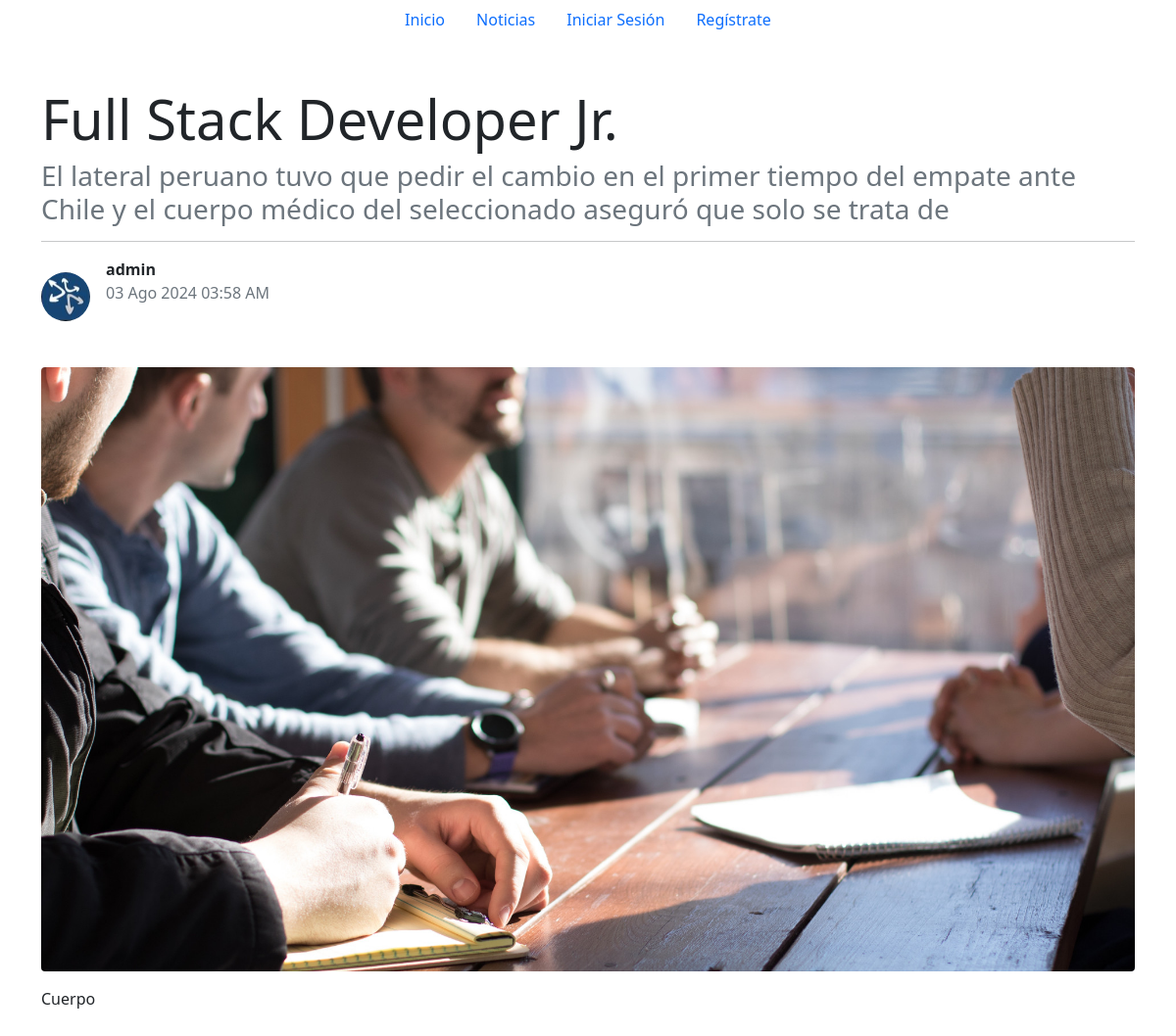
The page /noticias/9/ on the database its author committed.
### noticias/models.py (models this page shows, shortened)
class Noticias(models.Model):
    titulo = models.CharField(max_length=150)
    descripcion = models.TextField()
    imagen = models.ImageField()
    equipo = models.ForeignKey(EquipoFutbol, on_delete=models.CASCADE, blank=True, null=True)
    seleccion = models.ForeignKey(Selecciones, on_delete=models.CASCADE, blank=True, null=True)
    cuerpo = RichTextField()
    fecha_subida = models.DateTimeField(auto_now_add=True)
    usuario = models.ForeignKey(settings.AUTH_USER_MODEL, on_delete=models.CASCADE)
    class Meta:
        verbose_name = 'Noticia'
        verbose_name_plural = 'Noticias'
        ordering = ['-fecha_subida']
        indexes = [
            models.Index(fields=['-fecha_subida']),
        ]
        permissions = [
            ("add_noticia", "Puede añadir noticias"),
            ("change_noticia", "Puede cambiar noticias"),
            ("delete_noticia", "Puede borrar noticias"),
        ]

### usuarios/models.py (models this page shows)
class CustomUser(AbstractUser):
    profile_image = models.ImageField(upload_to='profile_images/', null=True, blank=True)
    fecha_nacimiento = models.DateField(null=True, blank=True)
    equipo = models.ForeignKey(EquipoFutbol, on_delete=models.CASCADE, null=True, blank=True)
    twitter = models.CharField(max_length=35, null=True, blank=True)
    celular = models.CharField(max_length=15, null=True, blank=True)
    facebook = models.CharField(max_length=55, null=True, blank=True)
    instagram = models.CharField(max_length=35, null=True, blank=True)
    noticias_publicadas = models.IntegerField(default=0)
    def __str__(self):
        return self.username
    class Meta:
        verbose_name = 'Usuario'
        verbose_name_plural = 'Usuarios'

### noticias/views.py (the view)
# urls.py: path('<int:noticia_id>/', views.ver_noticia, name='ver_noticia'),
def ver_noticia(request, noticia_id): # Ver Noticia
    noticia = get_object_or_404(Noticias, pk=noticia_id)
    return render(request, 'ver_noticia.html', {'noticia' : noticia})

### mundo_futbol/context_processors.py (called while the page is built)
def football_api_key(request):
    return {'FOOTBALL_API_KEY': settings.FOOTBALL_API_KEY}

def user_permissions(request):
    if request.user.is_authenticated:
        return {
            'user_can_create_news': request.user.has_perm('noticias.add_noticia') or request.user.is_staff,
        }
    return {}

### templates/ver_noticia.html (shortened to what this page needs)
{% extends 'base.html' %}
{% block content %}
<div class="container mt-5">
    <div class="row">
        <div class="col-12">
            <h1 class="display-4">{{ noticia.titulo }}</h1>
            <h3 class="text-muted">{{ noticia.descripcion }}</h3>
            <hr>
            <div class="d-flex align-items-center my-3">
                {% if noticia.usuario.profile_image %}
                    <img src="{{ noticia.usuario.profile_image.url }}" class="rounded-circle me-3" width="50" height="50" alt="{{ noticia.usuario }}">
                {% endif %}
                <div>
                    <p class="mb-0"><strong>{{ noticia.usuario }}</strong></p>
                    <p class="text-muted mb-0">{{ noticia.fecha_subida|date:"d M Y h:i A" }}</p>
                    <div class="mt-2">
                    </div>
                </div>
            </div>
            {% if noticia.imagen %}
                <img src="{{ noticia.imagen.url }}" class="img-fluid rounded my-3" alt="{{ noticia.titulo }}">
            {% endif %}
            <div class="content">
                {{ noticia.cuerpo|safe }}
            </div>
        </div>
    </div>
</div>
{% endblock %}

### rows shown on the page
Noticias: titulo "Full Stack Developer Jr.", descripcion "El lateral peruano tuvo que pedir el cambio en el primer tiempo del empate ante Chile y el cuerpo médico del seleccionado aseguró que solo se trata de", usuario.profile_image (picture), usuario "admin", fecha_subida "03 Ago 2024 03:58 AM", cuerpo "Cuerpo"
